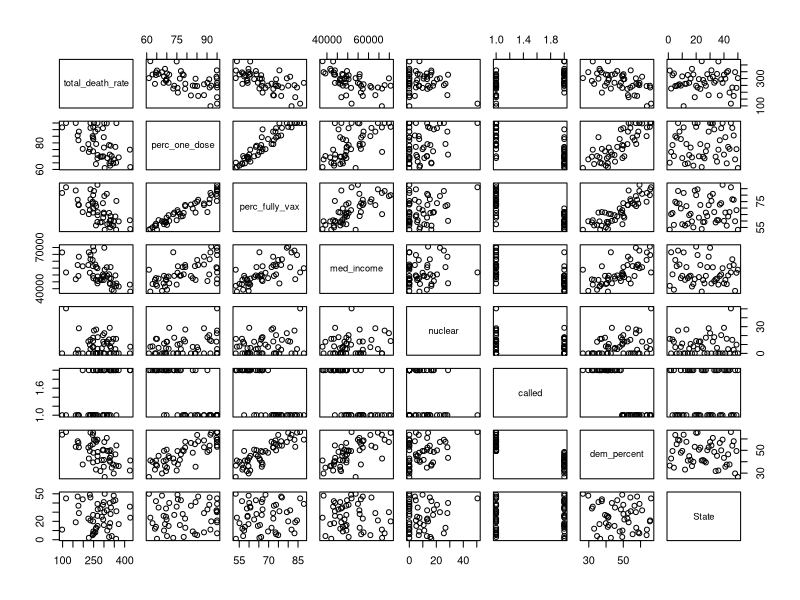
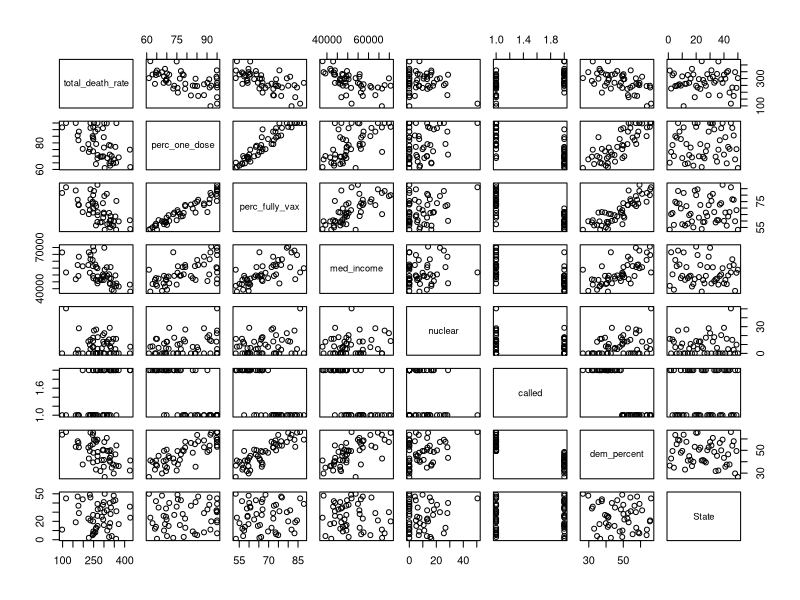
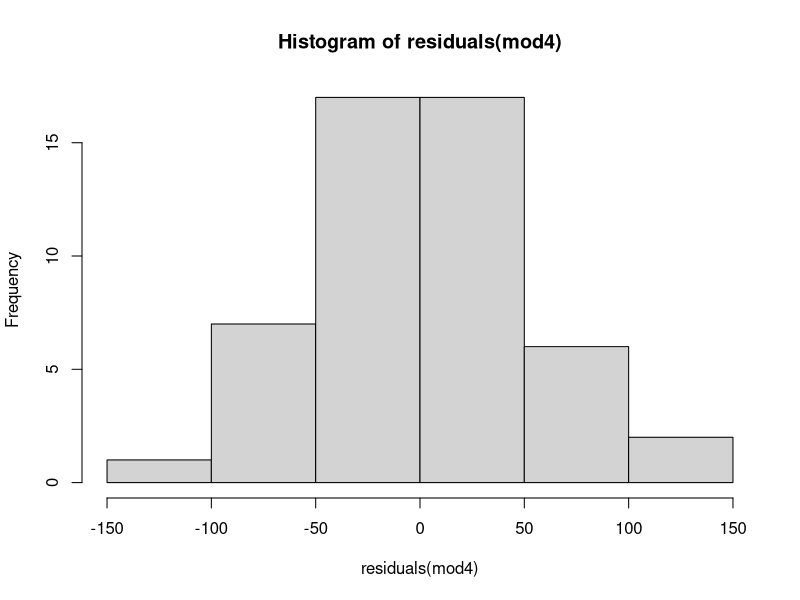
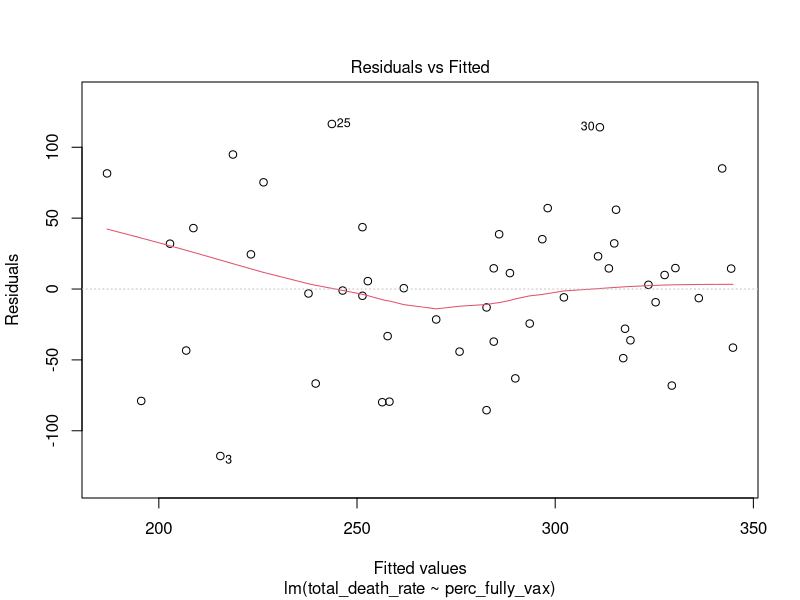
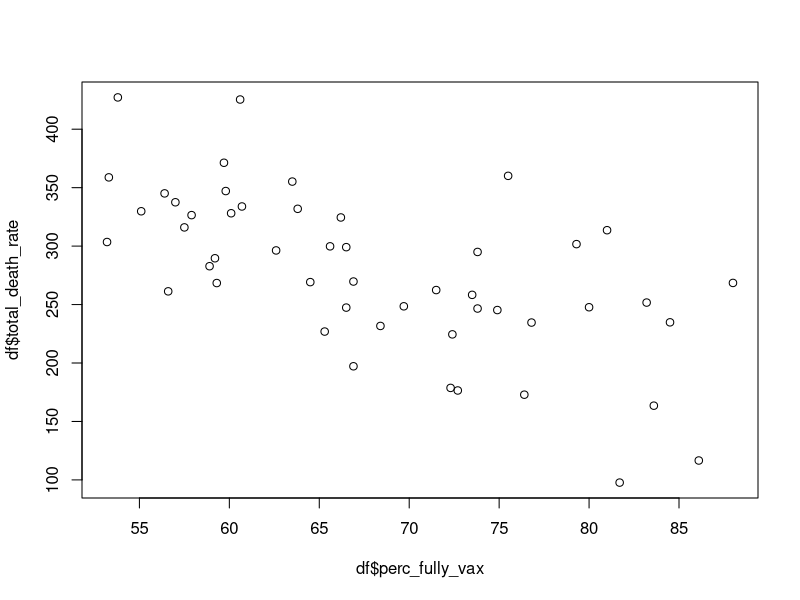
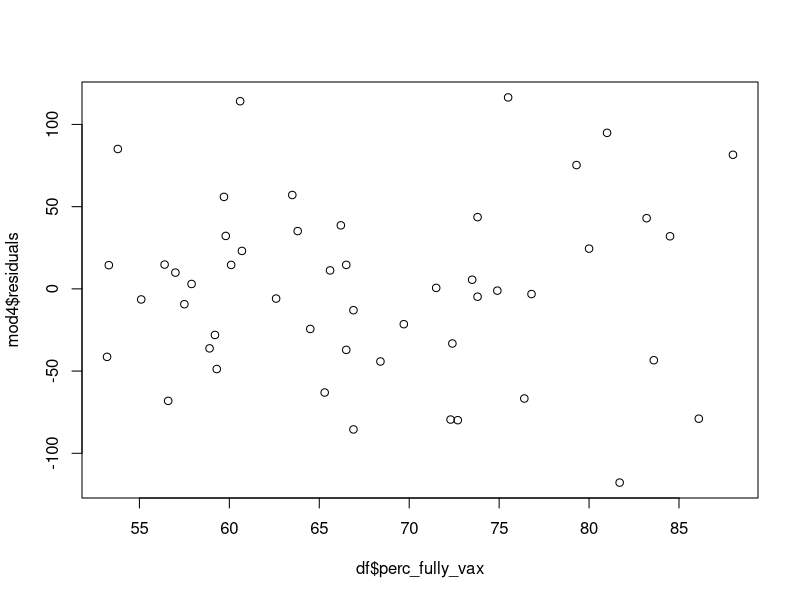
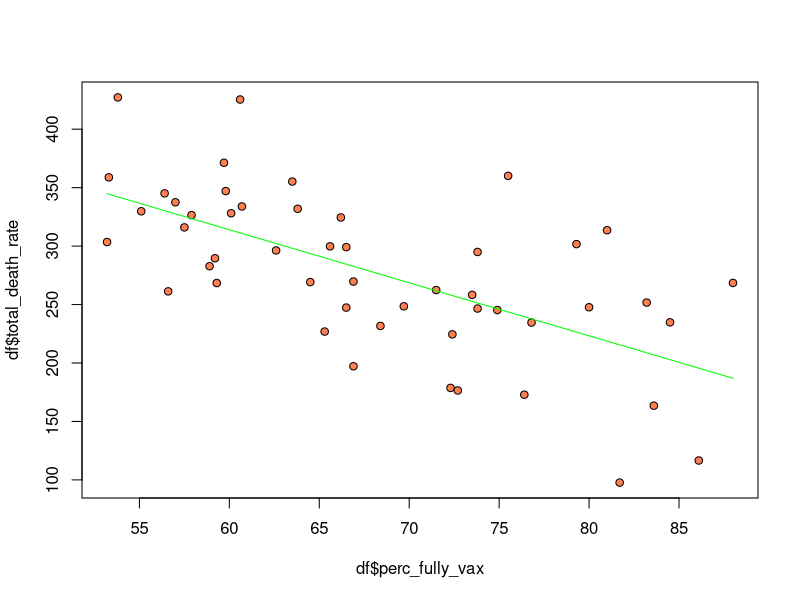

Source code (R) for these figures, in order:
## ---- chunk 1
knitr::opts_chunk$set(echo = TRUE)
## ---- chunk 2
setwd("C:/Users/Kent Codding/Desktop/Adv Biostat")
all_data <- read.csv(file = "Lab 2/all_data.csv")
vote <- read.csv(file = "Lab 3/vote.csv")
## ---- chunk 3
all_data <- all_data[, c("total_death_rate","perc_one_dose", "perc_fully_vax","med_income","nuclear", "Row.names")]

vote <- vote[, c("called", "dem_percent")]
df <- merge(all_data, vote, by = 0)[-1] #-1 gets rid of duplicated row.names in result

## ---- chunk 4
df$State <- df$Row.names
df <- df[-6]
## ---- chunk 5
plot(df)
## ---- chunk 6
plot(df)
## ---- chunk 7
cor(df$perc_one_dose, df$perc_fully_vax) #collinear - might be redundant
## ---- chunk 8
df <- df[-c(2,7)]
## ---- chunk 9
mod1 <- lm(formula = total_death_rate ~ perc_fully_vax + med_income + nuclear + called, data = df)
summary(mod1)
## ---- chunk 10
drop1(mod1, test = "F")

## ---- chunk 11
mod2 <- lm(total_death_rate ~ perc_fully_vax + med_income + called, data = df)
summary(mod2)
## ---- chunk 12
drop1(mod2, test = "F")
## ---- chunk 13
mod3 <- lm(total_death_rate ~ perc_fully_vax + med_income, data = df)
summary(mod3)
## ---- chunk 14
drop1(mod3, test = "F")
## ---- chunk 15
mod4 <- lm(total_death_rate ~ perc_fully_vax, data = df)
summary(mod4)
## ---- chunk 16
hist(residuals(mod4))
## ---- chunk 17
shapiro.test(mod4$residuals) #take with grain of salt because it is better to visualize

## ---- chunk 18
plot(mod4, which = 1)
## ---- chunk 19
plot(df$total_death_rate ~ df$perc_fully_vax)
## ---- chunk 20
plot(mod4$residuals ~ df$perc_fully_vax)
## ---- chunk 21
y_pred <- predict(mod4, newdata = df)

plot(df$total_death_rate ~ df$perc_fully_vax,
     bg = "coral",
     pch = 21)
lines(y_pred ~ df$perc_fully_vax, col = "green")
